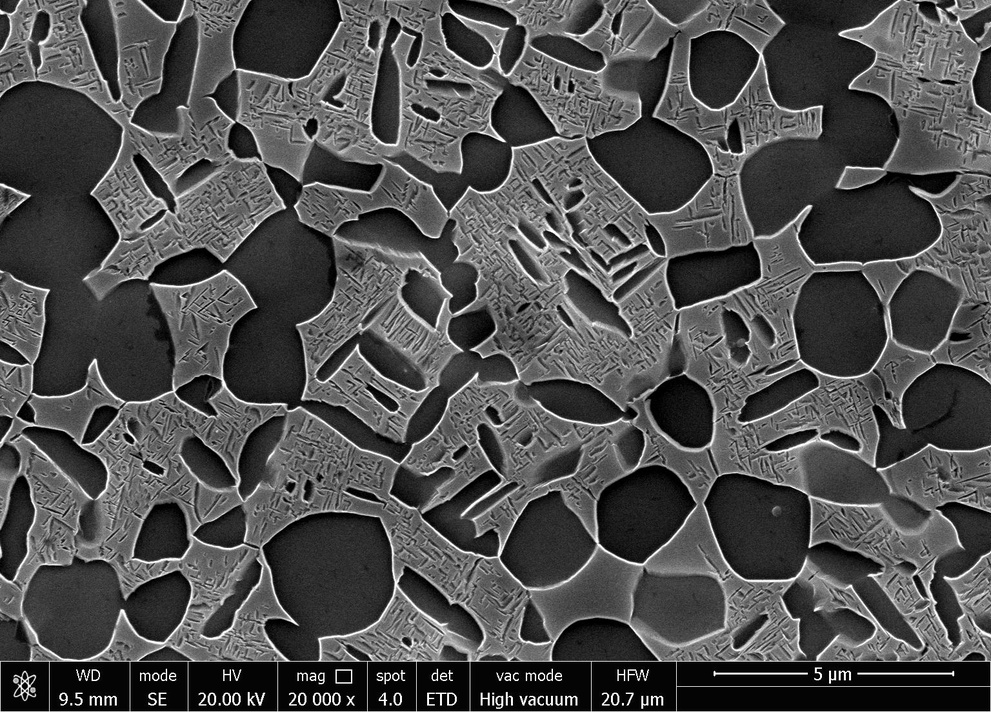
#> input picture tool/image.jpg, 991 x 712 px, shrunk from 1536 x 1103 before the run
$ python 2.py
#> lines starting #> are read from the running program, lines starting #| are printed output that depends on the picture
import cv2
import numpy as np

# 读取图像
image = cv2.imread('image.jpg')
#> image is the input picture: shape (712, 991, 3); min 0, max 255, mean 78

# 生成纯三色噪声图像
noise_image = np.random.randint(0, 256, image.shape, dtype=np.uint8)

# 保存纯三色噪声图像
cv2.imwrite('noise_image.jpg', noise_image)
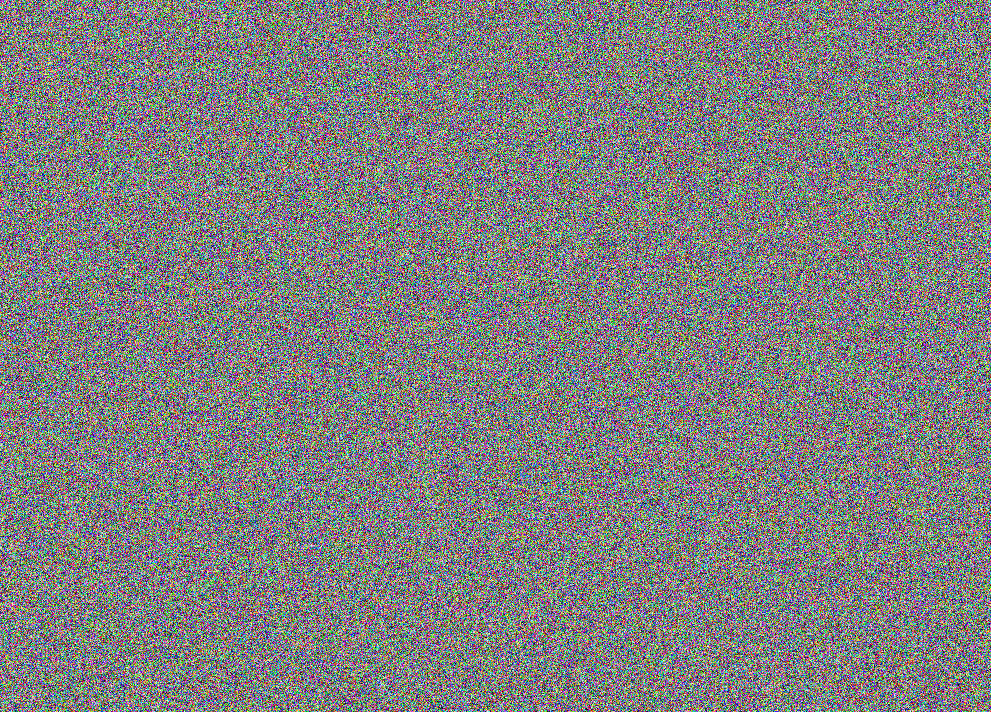
#> saved as noise_image.jpg: shape (712, 991, 3); mean B, G, R 127.4, 127.5, 127.5

# 显示纯三色噪声图像
cv2.imshow('Noise Image', noise_image)
cv2.waitKey(0)
cv2.destroyAllWindows()
